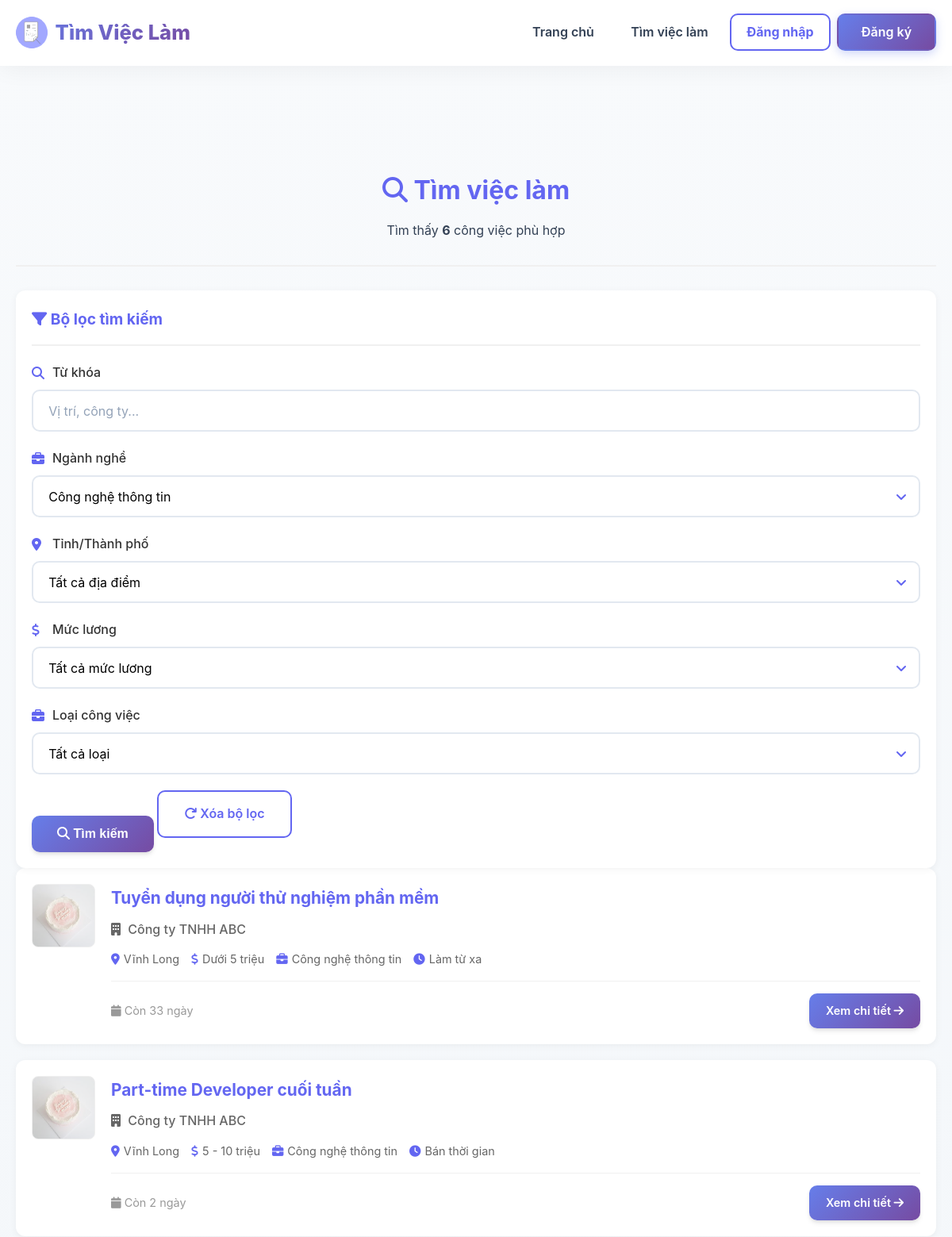
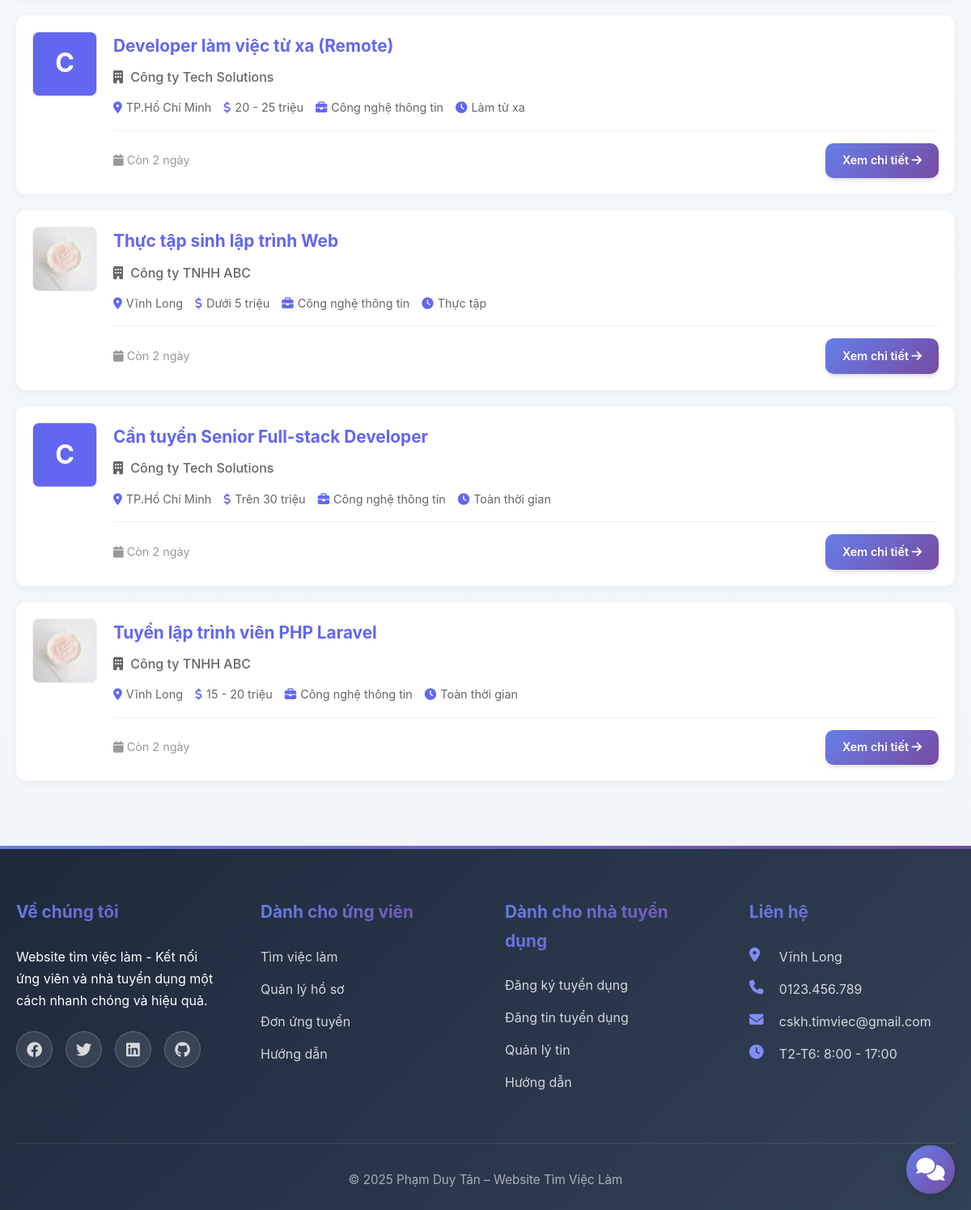
/timkiem?nganh=1, run on the app's committed database (2 pictures, top to bottom).
### tables this page shows
CREATE TABLE `tintuyendung` (
  `id` int(11) NOT NULL,
  `nguoidung_id` int(11) NOT NULL COMMENT 'ID nhà tuyển dụng',
  `tieude` varchar(500) NOT NULL,
  `nganhnghe_id` int(11) NOT NULL,
  `mucluong_id` int(11) DEFAULT NULL,
  `loaicongviec_id` int(11) DEFAULT NULL,
  `tinhthanh_id` int(11) DEFAULT NULL,
  `diachilamviec` text DEFAULT NULL,
  `soluong` int(11) DEFAULT 1,
  `gioitinh_yc` enum('nam','nu','khongphanbiet') DEFAULT 'khongphanbiet',
  `mota` text DEFAULT NULL,
  `yeucau` text DEFAULT NULL,
  `quyenloi` text DEFAULT NULL,
  `ngayhethan` date NOT NULL,
  `trangthai` enum('choduyet','dangmo','hethan','dong','an') DEFAULT 'choduyet',
  `luotxem` int(11) DEFAULT 0,
  `ngaydang` datetime DEFAULT current_timestamp(),
  `ngaycapnhat` datetime DEFAULT current_timestamp() ON UPDATE current_timestamp()
);

CREATE TABLE `thongtinnhatuyendung` (
  `id` int(11) NOT NULL,
  `nguoidung_id` int(11) NOT NULL,
  `tencongty` varchar(255) NOT NULL,
  `masothue` varchar(50) DEFAULT NULL,
  `diachi_congty` text DEFAULT NULL,
  `website` varchar(255) DEFAULT NULL,
  `logo` varchar(255) DEFAULT NULL,
  `mota` text DEFAULT NULL,
  `quymo` varchar(100) DEFAULT NULL,
  `linhvuc` varchar(255) DEFAULT NULL,
  `email_congty` varchar(255) DEFAULT NULL,
  `lydoyeucau` text DEFAULT NULL COMMENT 'Lý do muốn trở thành nhà tuyển dụng',
  `ngaygui` datetime DEFAULT current_timestamp(),
  `ngaycapnhat` datetime DEFAULT current_timestamp() ON UPDATE current_timestamp()
);

CREATE TABLE `tinhthanh` (
  `id` int(11) NOT NULL,
  `tentinh` varchar(255) NOT NULL,
  `trangthai` enum('hoatdong','an') DEFAULT 'hoatdong',
  `ngaytao` datetime DEFAULT current_timestamp()
);

CREATE TABLE `mucluong` (
  `id` int(11) NOT NULL,
  `tenmucluong` varchar(255) NOT NULL,
  `giatri_min` decimal(15,2) DEFAULT NULL,
  `giatri_max` decimal(15,2) DEFAULT NULL,
  `trangthai` enum('hoatdong','an') DEFAULT 'hoatdong',
  `ngaytao` datetime DEFAULT current_timestamp()
);

CREATE TABLE `nganhnghe` (
  `id` int(11) NOT NULL,
  `tennganh` varchar(255) NOT NULL,
  `mota` text DEFAULT NULL,
  `trangthai` enum('hoatdong','an') DEFAULT 'hoatdong',
  `ngaytao` datetime DEFAULT current_timestamp()
);

CREATE TABLE `loaicongviec` (
  `id` int(11) NOT NULL,
  `tenloai` varchar(255) NOT NULL,
  `mota` text DEFAULT NULL,
  `trangthai` enum('hoatdong','an') DEFAULT 'hoatdong',
  `ngaytao` datetime DEFAULT current_timestamp()
);

### app/controllers/TimkiemController.php (called while the page is built, shortened)
<?php
require_once BASE_PATH . 'app/models/TinTuyenDungModel.php';
require_once BASE_PATH . 'app/models/DanhMucModel.php';
class TimkiemController extends BaseController {
    private $tinModel;
    private $danhMucModel;
    public function __construct() {
        $this->tinModel = new TinTuyenDungModel();
        $this->danhMucModel = new DanhMucModel();
    }
    public function index() {
        $tukhoa = $this->sanitize($_GET['tukhoa'] ?? '');
        $nganhnghe = isset($_GET['nganhnghe']) ? (int)$_GET['nganhnghe'] : (isset($_GET['nganh']) ? (int)$_GET['nganh'] : null);
        $tinhthanh = isset($_GET['tinhthanh']) ? (int)$_GET['tinhthanh'] : null;
        $mucluong = isset($_GET['mucluong']) ? (int)$_GET['mucluong'] : null;
        $loaicongviec = isset($_GET['loaicongviec']) ? (int)$_GET['loaicongviec'] : null;
        $page = isset($_GET['page']) ? (int)$_GET['page'] : 1;
        $recordsPerPage = 12;
        $offset = ($page - 1) * $recordsPerPage;
        $ketQua = $this->tinModel->timKiem($tukhoa, $nganhnghe, $tinhthanh, $mucluong, $loaicongviec, $recordsPerPage, $offset);
        $tongKetQua = $this->tinModel->demTimKiem($tukhoa, $nganhnghe, $tinhthanh, $mucluong, $loaicongviec);
        $pagination = $this->paginate($tongKetQua, $page, $recordsPerPage);
        $danhMuc = $this->layDanhMuc();
        $data = [
            'pageTitle' => 'Tìm việc làm',
            'ketQua' => $ketQua,
            'tongKetQua' => $tongKetQua,
            'pagination' => $pagination,
            'danhMuc' => $danhMuc,
            'filter' => [
                'tukhoa' => $tukhoa,
                'nganhnghe' => $nganhnghe,
                'tinhthanh' => $tinhthanh,
                'mucluong' => $mucluong,
                'loaicongviec' => $loaicongviec
            ]
        ];
        $this->view('timkiem/index', $data);
    }
    private function layDanhMuc() {
        return [
            'nganhnghe' => $this->danhMucModel->layNganhNghe(),
            'tinhthanh' => $this->danhMucModel->layTinhThanh(),
            'mucluong' => $this->danhMucModel->layMucLuong(),
            'loaicongviec' => $this->danhMucModel->layLoaiCongViec()
        ];
    }
}
?>

### app/core/Database.php (called while the page is built, shortened)
<?php
class Database {
    private static $instance = null;
    private $connection;
    private function __construct() {
        try {
            $this->connection = new PDO(
                "mysql:host=" . DB_HOST . ";dbname=" . DB_NAME . ";charset=utf8mb4",
                DB_USER,
                DB_PASS,
                [
                    PDO::ATTR_ERRMODE => PDO::ERRMODE_EXCEPTION,
                    PDO::ATTR_DEFAULT_FETCH_MODE => PDO::FETCH_ASSOC,
                    PDO::ATTR_EMULATE_PREPARES => false
                ]
            );
        } catch (PDOException $e) {
            die("Database connection failed: " . $e->getMessage());
        }
    }
    public static function getInstance() {
        if (self::$instance === null) {
            self::$instance = new self();
        }
        return self::$instance;
    }
    public function getConnection() {
        return $this->connection;
    }
}

### app/models/TinTuyenDungModel.php (called while the page is built, shortened)
<?php
class TinTuyenDungModel {
    private $db;
    private $table = 'tintuyendung';
    public function __construct() {
        $this->db = Database::getInstance()->getConnection();
    }
    public function timKiem($tukhoa = '', $nganhnghe = null, $tinhthanh = null, $mucluong = null, $loaicongviec = null, $limit = 20, $offset = 0) {
        $sql = "SELECT t.*, n.tennganh, tt.tentinh, m.tenmucluong, l.tenloai,
                nhatd.tencongty, nhatd.logo
                FROM " . $this->table . " t
                LEFT JOIN nganhnghe n ON t.nganhnghe_id = n.id
                LEFT JOIN tinhthanh tt ON t.tinhthanh_id = tt.id
                LEFT JOIN mucluong m ON t.mucluong_id = m.id
                LEFT JOIN loaicongviec l ON t.loaicongviec_id = l.id
                LEFT JOIN nguoidung nd ON t.nguoidung_id = nd.id
                LEFT JOIN thongtinnhatuyendung nhatd ON nd.id = nhatd.nguoidung_id
                WHERE t.trangthai = 'dangmo' AND t.ngayhethan >= CURDATE()";
        if ($nganhnghe) {
            $sql .= " AND t.nganhnghe_id = :nganhnghe";
        }
        $sql .= " ORDER BY t.ngaydang DESC LIMIT :limit OFFSET :offset";
        $stmt = $this->db->prepare($sql);
        if ($nganhnghe) {
            $stmt->bindParam(':nganhnghe', $nganhnghe, PDO::PARAM_INT);
        }
        $stmt->bindParam(':limit', $limit, PDO::PARAM_INT);
        $stmt->bindParam(':offset', $offset, PDO::PARAM_INT);
        $stmt->execute();
        return $stmt->fetchAll(PDO::FETCH_ASSOC);
    }
    public function demTimKiem($tukhoa = '', $nganhnghe = null, $tinhthanh = null, $mucluong = null, $loaicongviec = null) {
        $sql = "SELECT COUNT(*) as total FROM " . $this->table . " t
                LEFT JOIN nganhnghe n ON t.nganhnghe_id = n.id
                LEFT JOIN thongtinnhatuyendung nhatd ON t.nguoidung_id = nhatd.nguoidung_id
                WHERE t.trangthai = 'dangmo' AND t.ngayhethan >= CURDATE()";
        if ($nganhnghe) {
            $sql .= " AND t.nganhnghe_id = :nganhnghe";
        }
        $stmt = $this->db->prepare($sql);
        if ($nganhnghe) {
            $stmt->bindParam(':nganhnghe', $nganhnghe, PDO::PARAM_INT);
        }
        $stmt->execute();
        $result = $stmt->fetch(PDO::FETCH_ASSOC);
        return $result['total'];
    }
}
?>

### app/models/DanhMucModel.php (called while the page is built, shortened)
<?php
class DanhMucModel {
    private $db;
    public function __construct() {
        $this->db = Database::getInstance()->getConnection();
    }
    public function layNganhNghe($limit = null) {
        $sql = "SELECT * FROM nganhnghe ORDER BY tennganh ASC";
        $stmt = $this->db->prepare($sql);
        $stmt->execute();
        return $stmt->fetchAll(PDO::FETCH_ASSOC);
    }
    public function layTinhThanh() {
        $sql = "SELECT * FROM tinhthanh ORDER BY tentinh ASC";
        $stmt = $this->db->prepare($sql);
        $stmt->execute();
        return $stmt->fetchAll(PDO::FETCH_ASSOC);
    }
    public function layMucLuong() {
        $sql = "SELECT * FROM mucluong ORDER BY id ASC";
        $stmt = $this->db->prepare($sql);
        $stmt->execute();
        return $stmt->fetchAll(PDO::FETCH_ASSOC);
    }
    public function layLoaiCongViec() {
        $sql = "SELECT * FROM loaicongviec ORDER BY tenloai ASC";
        $stmt = $this->db->prepare($sql);
        $stmt->execute();
        return $stmt->fetchAll(PDO::FETCH_ASSOC);
    }
}
?>

### app/views/timkiem/index.php (the view, shortened to what this page needs)
<?php require_once BASE_PATH . 'app/views/layouts/header.php'; ?>
<div class="container" style="margin-top: 100px;">
    <div class="search-header">
        <h1><i class="fas fa-search"></i> Tìm việc làm</h1>
        <p>Tìm thấy <strong><?php echo number_format($tongKetQua); ?></strong> công việc phù hợp</p>
    </div>
    <div class="row">
        <div class="col-md-3">
            <div class="filter-sidebar">
                <h3><i class="fas fa-filter"></i> Bộ lọc tìm kiếm</h3>
                <form method="GET" action="<?php echo BASE_URL; ?>timkiem" id="filterForm">
                    <div class="filter-group">
                        <label><i class="fas fa-search"></i> Từ khóa</label>
                        <input type="text"
                               class="form-control"
                               name="tukhoa"
                               placeholder="Vị trí, công ty..."
                               value="<?php echo htmlspecialchars($filter['tukhoa']); ?>">
                    </div>
                    <div class="filter-group">
                        <label><i class="fas fa-briefcase"></i> Ngành nghề</label>
                        <select class="form-control" name="nganhnghe">
                            <?php foreach ($danhMuc['nganhnghe'] as $nn): ?>
                                <option value="<?php echo $nn['id']; ?>"
                                        <?php echo $filter['nganhnghe'] == $nn['id'] ? 'selected' : ''; ?>>
                                    <?php echo htmlspecialchars($nn['tennganh']); ?>
                                </option>
                            <?php endforeach; ?>
                        </select>
                    </div>
                    <div class="filter-group">
                        <label><i class="fas fa-map-marker-alt"></i> Tỉnh/Thành phố</label>
                        <select class="form-control" name="tinhthanh">
                            <option value="">Tất cả địa điểm</option>
                        </select>
                    </div>
                    <div class="filter-group">
                        <label><i class="fas fa-dollar-sign"></i> Mức lương</label>
                        <select class="form-control" name="mucluong">
                            <option value="">Tất cả mức lương</option>
                        </select>
                    </div>
                    <div class="filter-group">
                        <label><i class="fas fa-briefcase"></i> Loại công việc</label>
                        <select class="form-control" name="loaicongviec">
                            <option value="">Tất cả loại</option>
                        </select>
                    </div>
                    <button type="submit" class="btn btn-primary btn-block">
                        <i class="fas fa-search"></i> Tìm kiếm
                    </button>
                    <a href="<?php echo BASE_URL; ?>timkiem" class="btn btn-outline btn-block">
                        <i class="fas fa-redo"></i> Xóa bộ lọc
                    </a>
                </form>
            </div>
        </div>
        <div class="col-md-9">
            <?php if (empty($ketQua)): ?>
                <div class="empty-state">
                    <i class="fas fa-search"></i>
                    <h3>Không tìm thấy kết quả phù hợp</h3>
                    <p>Vui lòng thử lại với từ khóa hoặc bộ lọc khác</p>
                    <a href="<?php echo BASE_URL; ?>timkiem" class="btn btn-primary">
                        <i class="fas fa-redo"></i> Xóa bộ lọc
                    </a>
                </div>
            <?php else: ?>
                <div class="jobs-list">
                    <?php foreach ($ketQua as $tin): ?>
                    <div class="job-item">
                        <div class="job-item-logo">
                            <?php if ($tin['logo']): ?>
                                <img src="<?php echo BASE_URL . 'uploads/logo/' . htmlspecialchars($tin['logo']); ?>"
                                     alt="<?php echo htmlspecialchars($tin['tencongty']); ?>">
                            <?php else: ?>
                                <div class="company-avatar">
                                    <?php echo strtoupper(substr($tin['tencongty'], 0, 1)); ?>
                                </div>
                            <?php endif; ?>
                        </div>
                        <div class="job-item-content">
                            <h3>
                                <a href="<?php echo BASE_URL; ?>tintuyendung/chitiet/<?php echo $tin['id']; ?>">
                                    <?php echo htmlspecialchars($tin['tieude']); ?>
                                </a>
                            </h3>
                            <p class="company-name">
                                <i class="fas fa-building"></i>
                                <?php echo htmlspecialchars($tin['tencongty']); ?>
                            </p>
                            <div class="job-item-meta">
                                <span><i class="fas fa-map-marker-alt"></i> <?php echo htmlspecialchars($tin['tentinh']); ?></span>
                                <span><i class="fas fa-dollar-sign"></i> <?php echo htmlspecialchars($tin['tenmucluong']); ?></span>
                                <span><i class="fas fa-briefcase"></i> <?php echo htmlspecialchars($tin['tennganh']); ?></span>
                                <span><i class="fas fa-clock"></i> <?php echo htmlspecialchars($tin['tenloai']); ?></span>
                            </div>
                            <div class="job-item-footer">
                                <span class="job-date">
                                    <i class="fas fa-calendar"></i>
                                    Còn <?php echo max(0, floor((strtotime($tin['ngayhethan']) - time()) / 86400)); ?> ngày
                                </span>
                                <a href="<?php echo BASE_URL; ?>tintuyendung/chitiet/<?php echo $tin['id']; ?>"
                                   class="btn btn-sm btn-primary">
                                    Xem chi tiết <i class="fas fa-arrow-right"></i>
                                </a>
                            </div>
                        </div>
                    </div>
                    <?php endforeach; ?>
                </div>
            <?php endif; ?>
        </div>
    </div>
</div>
<?php require_once BASE_PATH . 'app/views/layouts/footer.php'; ?>

### data on the page
tintuyendung: thongtinnhatuyendung.logo (picture), tieude "Tuyển dụng người thử nghiệm phần mềm", thongtinnhatuyendung.tencongty "Công ty TNHH ABC", tinhthanh.tentinh "Vĩnh Long", mucluong.tenmucluong "Dưới 5 triệu", nganhnghe.tennganh "Công nghệ thông tin", loaicongviec.tenloai "Làm từ xa"
tintuyendung: thongtinnhatuyendung.logo (picture), tieude "Part-time Developer cuối tuần", thongtinnhatuyendung.tencongty "Công ty TNHH ABC", tinhthanh.tentinh "Vĩnh Long", mucluong.tenmucluong "5 - 10 triệu", nganhnghe.tennganh "Công nghệ thông tin", loaicongviec.tenloai "Bán thời gian"
tintuyendung: thongtinnhatuyendung.tencongty "C", tieude "Developer làm việc từ xa (Remote)", thongtinnhatuyendung.tencongty "Công ty Tech Solutions", tinhthanh.tentinh "TP.Hồ Chí Minh", mucluong.tenmucluong "20 - 25 triệu", nganhnghe.tennganh "Công nghệ thông tin", loaicongviec.tenloai "Làm từ xa"
tintuyendung: thongtinnhatuyendung.logo (picture), tieude "Thực tập sinh lập trình Web", thongtinnhatuyendung.tencongty "Công ty TNHH ABC", tinhthanh.tentinh "Vĩnh Long", mucluong.tenmucluong "Dưới 5 triệu", nganhnghe.tennganh "Công nghệ thông tin", loaicongviec.tenloai "Thực tập"
tintuyendung: thongtinnhatuyendung.tencongty "C", tieude "Cần tuyển Senior Full-stack Developer", thongtinnhatuyendung.tencongty "Công ty Tech Solutions", tinhthanh.tentinh "TP.Hồ Chí Minh", mucluong.tenmucluong "Trên 30 triệu", nganhnghe.tennganh "Công nghệ thông tin", loaicongviec.tenloai "Toàn thời gian"
tintuyendung: thongtinnhatuyendung.logo (picture), tieude "Tuyển lập trình viên PHP Laravel", thongtinnhatuyendung.tencongty "Công ty TNHH ABC", tinhthanh.tentinh "Vĩnh Long", mucluong.tenmucluong "15 - 20 triệu", nganhnghe.tennganh "Công nghệ thông tin", loaicongviec.tenloai "Toàn thời gian"

### other printed values
$tongKetQua "6"
form field nganhnghe "Công nghệ thông tin"
